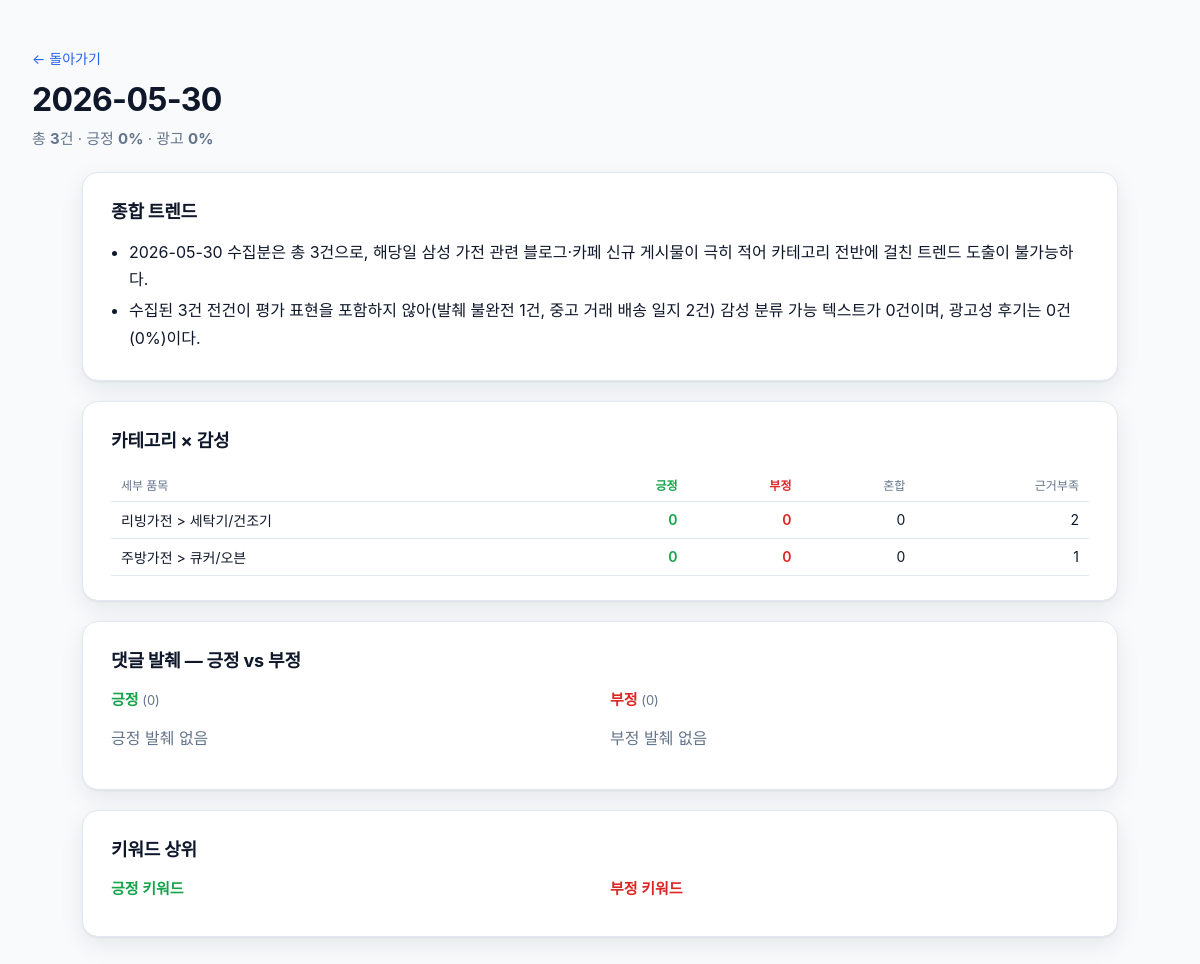
The page /day/2026-05-30 on the database as committed earlier.
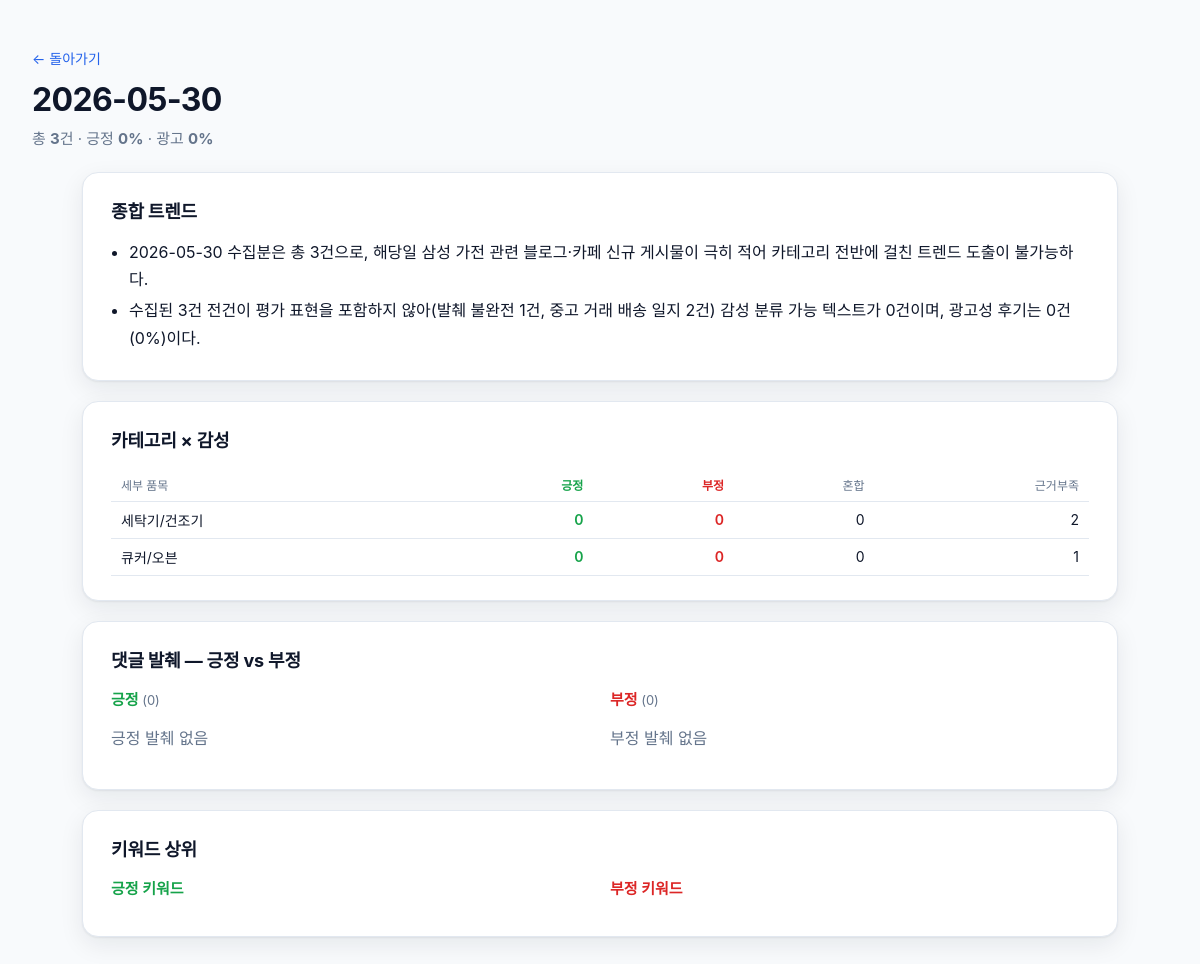
The same page on the database as committed later.
### tables this page shows
CREATE TABLE daily_reports (
  date TEXT PRIMARY KEY,
  total INTEGER NOT NULL,
  positive INTEGER NOT NULL,
  negative INTEGER NOT NULL,
  mixed INTEGER NOT NULL,
  unclear INTEGER NOT NULL,
  ad_count INTEGER NOT NULL,
  positive_ratio REAL NOT NULL,
  ad_ratio REAL NOT NULL,
  star INTEGER NOT NULL,
  headline_text TEXT,
  headline_source TEXT,
  headline_category TEXT,
  trend_summary_json TEXT,
  ad_warning INTEGER NOT NULL DEFAULT 0,
  summary_json_path TEXT NOT NULL,
  final_md_path TEXT,
  created_at TEXT NOT NULL
);

CREATE TABLE category_sentiment (
  date TEXT NOT NULL,
  category TEXT NOT NULL,
  positive INTEGER NOT NULL,
  negative INTEGER NOT NULL,
  mixed INTEGER NOT NULL,
  unclear INTEGER NOT NULL,
  PRIMARY KEY (date, category)
);

### viewer/app.py (the view)
@app.get("/day/{date}", response_class=HTMLResponse)
def day_detail(request: Request, date: str):
    data = fetch_day(date)
    return templates.TemplateResponse(request, "day.html", {"date": date, **data})

### viewer/templates/day.html (shortened to what this page needs)
<!doctype html>
<html lang="ko">
<head>
  <link rel="stylesheet" href="/static/style.css" />
</head>
<body>
  <header class="page-header detail">
    <a class="back" href="/">← 돌아가기</a>
    <h1>{{ date }}</h1>
    <p class="subtitle">
      총 <strong>{{ meta.total }}</strong>건 ·
      긍정 <strong>{{ (meta.positive_ratio * 100)|round|int }}%</strong> ·
      광고 <strong>{{ (meta.ad_ratio * 100)|round|int }}%</strong>
    </p>
  </header>
  <main class="detail-main">
    <section class="block">
      <h2>종합 트렌드</h2>
      {% if trend_summary %}
      <ul class="trend">
        {% for line in trend_summary %}<li>{{ line }}</li>{% endfor %}
      </ul>
      {% else %}
      <p class="muted">트렌드 요약 없음</p>
      {% endif %}
    </section>
    <section class="block">
      <h2>카테고리 × 감성</h2>
      <table class="matrix">
        <thead>
          <tr>
            <th>세부 품목</th>
            <th class="pos">긍정</th>
            <th class="neg">부정</th>
            <th>혼합</th>
            <th>근거부족</th>
          </tr>
        </thead>
        <tbody>
          {% for row in category_sentiment %}
          <tr>
            <td>{{ row.category }}</td>
            <td class="pos">{{ row.positive }}</td>
            <td class="neg">{{ row.negative }}</td>
            <td>{{ row.mixed }}</td>
            <td>{{ row.unclear }}</td>
          </tr>
          {% endfor %}
        </tbody>
      </table>
    </section>
    <section class="block excerpts">
      <h2>댓글 발췌 — 긍정 vs 부정</h2>
      <div class="two-col">
        <div class="col pos-col">
          <h3>긍정 <span class="count">({{ excerpts_positive|length }})</span></h3>
          {% if excerpts_positive %}
            {% for e in excerpts_positive %}
            <article class="excerpt pos">
              <blockquote>”{{ e.text|mask_store }}”</blockquote>
              <div class="meta">
                <span class="src">{{ e.source|fmt_source or "출처 미상" }}</span>
                <span class="cat">· {{ e.category }}</span>
                {% if e.url %}
                  · <a href="{{ e.url }}" target="_blank" rel="noopener">원문</a>
                {% endif %}
              </div>
            </article>
            {% endfor %}
          {% else %}
            <p class="muted">긍정 발췌 없음</p>
          {% endif %}
        </div>
        <div class="col neg-col">
          <h3>부정 <span class="count">({{ excerpts_negative|length }})</span></h3>
          {% if excerpts_negative %}
            {% for e in excerpts_negative %}
            <article class="excerpt neg">
              <blockquote>”{{ e.text|mask_store }}”</blockquote>
              <div class="meta">
                <span class="src">{{ e.source|fmt_source or "출처 미상" }}</span>
                <span class="cat">· {{ e.category }}</span>
                {% if e.url %}
                  · <a href="{{ e.url }}" target="_blank" rel="noopener">원문</a>
                {% endif %}
              </div>
            </article>
            {% endfor %}
          {% else %}
            <p class="muted">부정 발췌 없음</p>
          {% endif %}
        </div>
      </div>
    </section>
    <section class="block">
      <h2>키워드 상위</h2>
      <div class="two-col">
        <div class="col">
          <h3 class="pos">긍정 키워드</h3>
        </div>
        <div class="col">
          <h3 class="neg">부정 키워드</h3>
        </div>
      </div>
    </section>
  </main>
</body>
</html>

### viewer/static/style.css (style rules this page uses)
:root { --pos: #16a34a; --neg: #dc2626; --warn: #d97706; --ink: #0f172a; --muted: #64748b; --bg: #f8fafc; --card: #ffffff; --line: #e2e8f0; --accent: #2563eb; --shadow: 0 1px 2px rgba(15,23,42,.06), 0 8px 24px rgba(15,23,42,.08); }
* { box-sizing: border-box; }
html, body { margin: 0; padding: 0; background: var(--bg); color: var(--ink); font-family: "Apple SD Gothic Neo", "맑은 고딕", "Malgun Gothic", -apple-system, BlinkMacSystemFont, "Segoe UI", Roboto, "Helvetica Neue", Arial, sans-serif; -webkit-font-smoothing: antialiased; }
a { color: var(--accent); text-decoration: none; }
.page-header { padding: 48px 32px 24px; max-width: 1280px; margin: 0 auto; }
.page-header h1 { font-size: 32px; margin: 0 0 8px; letter-spacing: -0.02em; }
.page-header .subtitle { margin: 0; color: var(--muted); font-size: 15px; }
.page-header.detail .back { display: inline-block; margin-bottom: 12px; font-size: 14px; }
.muted { color: var(--muted); }
.detail-main { max-width: 1100px; margin: 0 auto; padding: 0 32px 64px; }
.block { background: var(--card); border: 1px solid var(--line); border-radius: 16px; padding: 24px 28px; margin-bottom: 20px; box-shadow: var(--shadow); }
.block h2 { margin: 0 0 16px; font-size: 18px; letter-spacing: -0.01em; }
.trend { margin: 0; padding-left: 18px; line-height: 1.7; }
.trend li { margin-bottom: 4px; }
.matrix { width: 100%; border-collapse: collapse; font-size: 14px; }
.matrix th, .matrix td { padding: 8px 10px; text-align: right; border-bottom: 1px solid var(--line); }
.matrix th:first-child, .matrix td:first-child { text-align: left; }
.matrix th { color: var(--muted); font-weight: 500; font-size: 12px; }
.matrix .pos { color: var(--pos); font-weight: 600; }
.matrix .neg { color: var(--neg); font-weight: 600; }
.two-col { display: grid; grid-template-columns: 1fr 1fr; gap: 20px; }
.pos-col h3 { color: var(--pos); }
.neg-col h3 { color: var(--neg); }
.col h3 { margin: 0 0 14px; font-size: 15px; }
.col h3.pos { color: var(--pos); }
.col h3.neg { color: var(--neg); }
.count { color: var(--muted); font-weight: 400; font-size: 13px; }

Rows that differ between the two databases and show on the page:
removed category_sentiment: category "리빙가전 > 세탁기/건조기", positive "0", negative "0", mixed "0", unclear "2"
removed category_sentiment: category "주방가전 > 큐커/오븐", positive "0", negative "0", mixed "0", unclear "1"
added category_sentiment: category "세탁기/건조기", positive "0", negative "0", mixed "0", unclear "2"
added category_sentiment: category "큐커/오븐", positive "0", negative "0", mixed "0", unclear "1"
